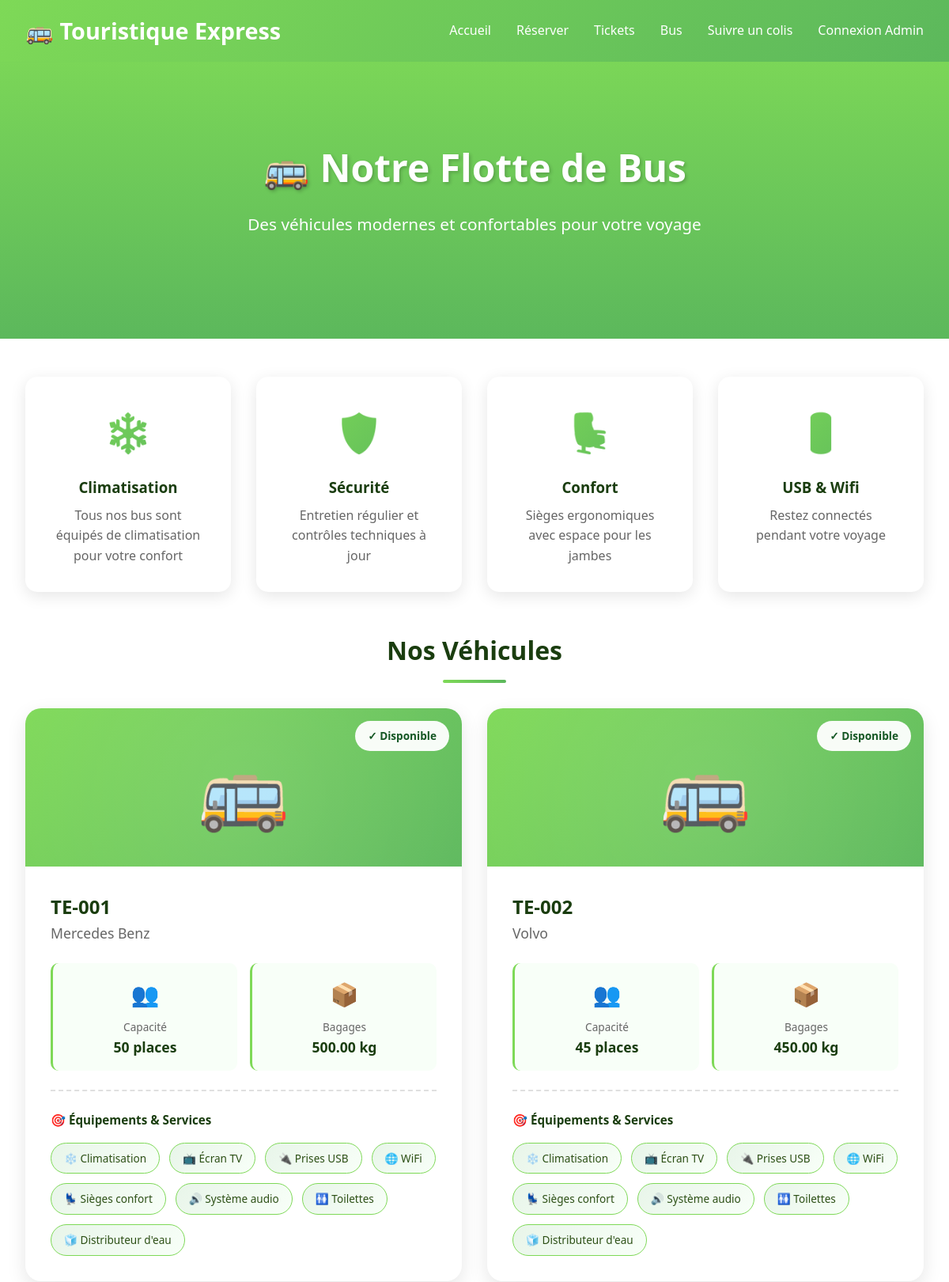
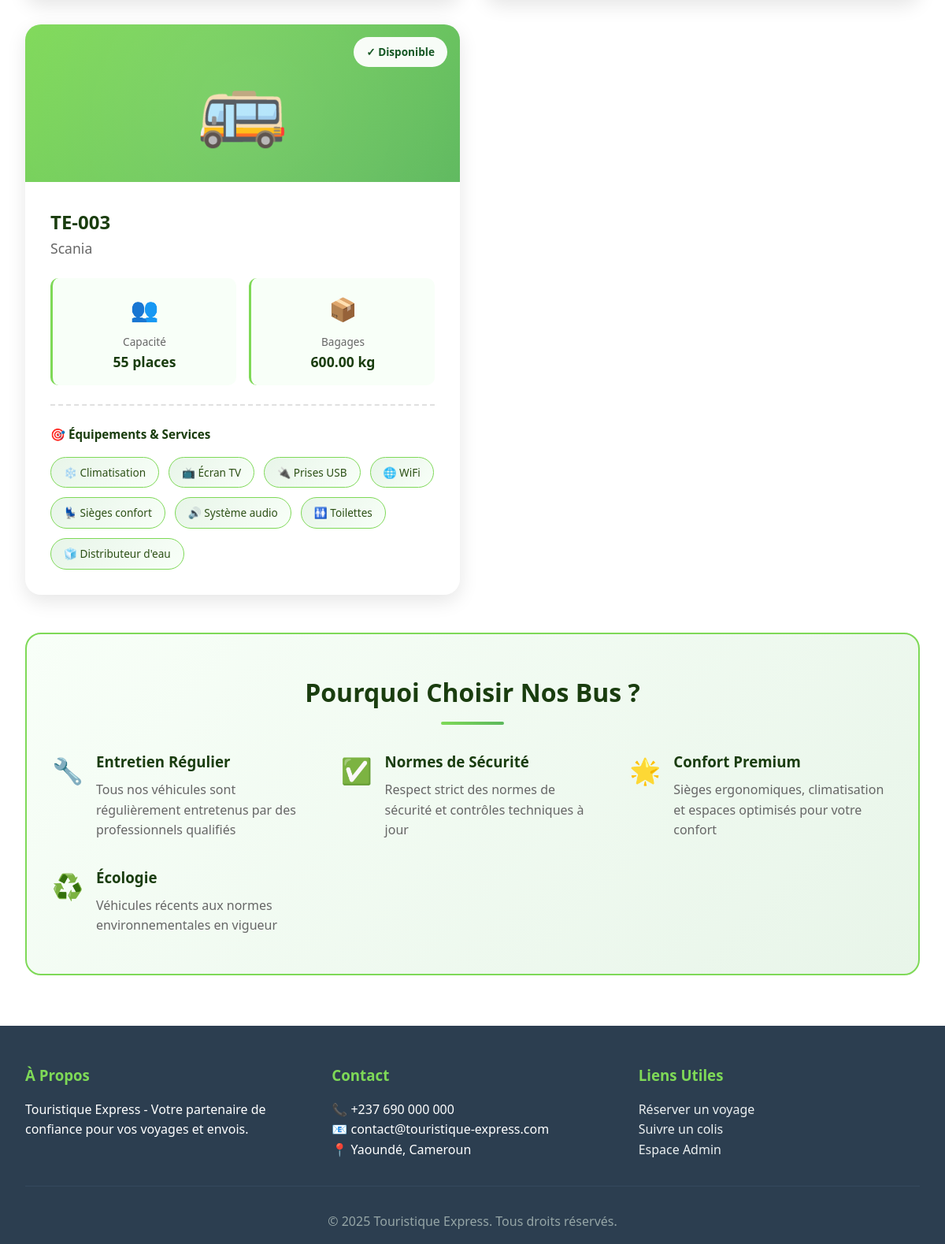
The page /client_bus.php on the database its author committed (2 pictures, top to bottom).
### tables this page shows
CREATE TABLE bus (
    id_bus INT AUTO_INCREMENT PRIMARY KEY,
    numero_bus VARCHAR(50) UNIQUE NOT NULL,
    marque VARCHAR(100),
    capacite_passagers INT,
    capacite_colis DECIMAL(10,2),
    statut ENUM('disponible', 'en_service', 'maintenance') DEFAULT 'disponible'
);

### client_bus.php (the view, shortened to what this page needs)
<?php
$conn = getDBConnection();
$bus = $conn->query("SELECT * FROM bus WHERE statut IN ('disponible', 'en_service') ORDER BY numero_bus")->fetchAll(PDO::FETCH_ASSOC);
?>
<!DOCTYPE html>
<html lang="fr">
<head>
</head>
<body>
    <header>
        <nav>
            <a href="index.php" class="logo">
                <span>🚌</span>
                <span><?php echo APP_NAME; ?></span>
            </a>
            <ul>
                <li><a href="index.php">Accueil</a></li>
                <li><a href="client_reservation.php">Réserver</a></li>
                <li><a href="client_ticket.php">Tickets</a></li>
                <li><a href="client_bus.php">Bus</a></li>
                <li><a href="client_suivi.php">Suivre un colis</a></li>
                <li><a href="login.php">Connexion Admin</a></li>
            </ul>
        </nav>
    </header>
    <section class="hero">
        <h1>🚌 Notre Flotte de Bus</h1>
        <p>Des véhicules modernes et confortables pour votre voyage</p>
    </section>
    <div class="container">
        <div class="features">
            <div class="feature-card">
                <div class="feature-icon">❄️</div>
                <h3>Climatisation</h3>
                <p>Tous nos bus sont équipés de climatisation pour votre confort</p>
            </div>
            <div class="feature-card">
                <div class="feature-icon">🛡️</div>
                <h3>Sécurité</h3>
                <p>Entretien régulier et contrôles techniques à jour</p>
            </div>
            <div class="feature-card">
                <div class="feature-icon">💺</div>
                <h3>Confort</h3>
                <p>Sièges ergonomiques avec espace pour les jambes</p>
            </div>
            <div class="feature-card">
                <div class="feature-icon">🔋</div>
                <h3>USB & Wifi</h3>
                <p>Restez connectés pendant votre voyage</p>
            </div>
        </div>
        <h2 class="section-title">Nos Véhicules</h2>
        <div class="bus-grid">
            <?php foreach ($bus as $b): ?>
            <div class="bus-card">
                <div class="bus-image">
                    🚌
                    <div class="bus-status status-<?php echo $b['statut']; ?>">
                        <?php echo $b['statut'] === 'disponible' ? '✓ Disponible' : '🚦 En service'; ?>
                    </div>
                </div>
                <div class="bus-content">
                    <div class="bus-header">
                        <div>
                            <div class="bus-number"><?php echo htmlspecialchars($b['numero_bus']); ?></div>
                            <div class="bus-brand"><?php echo htmlspecialchars($b['marque']); ?></div>
                        </div>
                    </div>
                    <div class="specs-grid">
                        <div class="spec-item">
                            <div class="spec-icon">👥</div>
                            <div class="spec-label">Capacité</div>
                            <div class="spec-value"><?php echo $b['capacite_passagers']; ?> places</div>
                        </div>
                        <div class="spec-item">
                            <div class="spec-icon">📦</div>
                            <div class="spec-label">Bagages</div>
                            <div class="spec-value"><?php echo $b['capacite_colis']; ?> kg</div>
                        </div>
                    </div>
                    <div class="amenities">
                        <div class="amenities-title">🎯 Équipements & Services</div>
                        <div class="amenities-list">
                            <span class="amenity-badge">❄️ Climatisation</span>
                            <span class="amenity-badge">📺 Écran TV</span>
                            <span class="amenity-badge">🔌 Prises USB</span>
                            <span class="amenity-badge">🌐 WiFi</span>
                            <span class="amenity-badge">💺 Sièges confort</span>
                            <span class="amenity-badge">🔊 Système audio</span>
                            <span class="amenity-badge">🚻 Toilettes</span>
                            <span class="amenity-badge">🧊 Distributeur d'eau</span>
                        </div>
                    </div>
                </div>
            </div>
            <?php endforeach; ?>
        </div>
        <div class="info-section">
            <h2 class="section-title" style="color: #1a3d0f;">Pourquoi Choisir Nos Bus ?</h2>
            <div class="info-grid">
                <div class="info-item">
                    <div class="info-item-icon">🔧</div>
                    <div>
                        <h3>Entretien Régulier</h3>
                        <p>Tous nos véhicules sont régulièrement entretenus par des professionnels qualifiés</p>
                    </div>
                </div>
                <div class="info-item">
                    <div class="info-item-icon">✅</div>
                    <div>
                        <h3>Normes de Sécurité</h3>
                        <p>Respect strict des normes de sécurité et contrôles techniques à jour</p>
                    </div>
                </div>
                <div class="info-item">
                    <div class="info-item-icon">🌟</div>
                    <div>
                        <h3>Confort Premium</h3>
                        <p>Sièges ergonomiques, climatisation et espaces optimisés pour votre confort</p>
                    </div>
                </div>
                <div class="info-item">
                    <div class="info-item-icon">♻️</div>
                    <div>
                        <h3>Écologie</h3>
                        <p>Véhicules récents aux normes environnementales en vigueur</p>
                    </div>
                </div>
            </div>
        </div>
    </div>
    <footer>
        <div class="footer-content">
            <div class="footer-section">
                <h3>À Propos</h3>
                <p><?php echo APP_NAME; ?> - Votre partenaire de confiance pour vos voyages et envois.</p>
            </div>
            <div class="footer-section">
                <h3>Contact</h3>
                <p>📞 <?php echo APP_PHONE; ?></p>
                <p>📧 <?php echo APP_EMAIL; ?></p>
                <p>📍 <?php echo APP_ADDRESS; ?></p>
            </div>
            <div class="footer-section">
                <h3>Liens Utiles</h3>
                <ul style="list-style: none;">
                    <li><a href="client_reservation.php">Réserver un voyage</a></li>
                    <li><a href="client_suivi.php">Suivre un colis</a></li>
                    <li><a href="login.php">Espace Admin</a></li>
                </ul>
            </div>
        </div>
        <div class="footer-bottom">
            <p>&copy; 2025 <?php echo APP_NAME; ?>. Tous droits réservés.</p>
        </div>
    </footer>
</body>
</html>

### rows shown on the page
bus: statut "✓ Disponible", numero_bus "TE-001", marque "Mercedes Benz", capacite_passagers "50", capacite_colis "500.00"
bus: statut "✓ Disponible", numero_bus "TE-002", marque "Volvo", capacite_passagers "45", capacite_colis "450.00"
bus: statut "✓ Disponible", numero_bus "TE-003", marque "Scania", capacite_passagers "55", capacite_colis "600.00"

### other values the page prints
APP_NAME "Touristique Express"
APP_PHONE "+237 690 000 000"
APP_EMAIL "contact@touristique-express.com"
APP_ADDRESS "Yaoundé, Cameroun"
